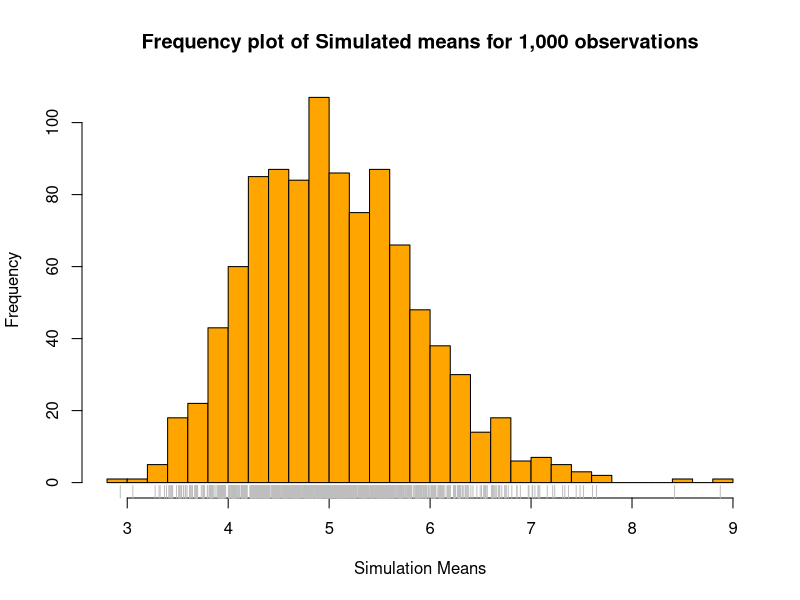
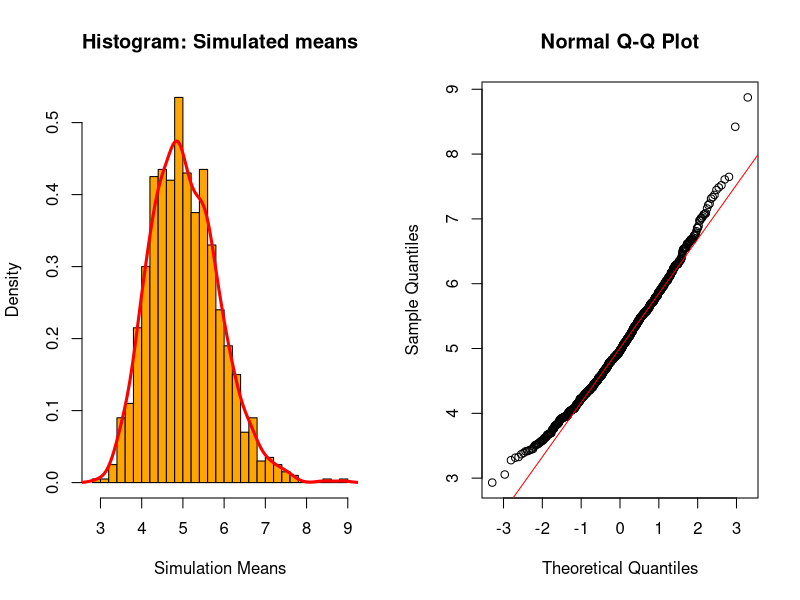

Write R code to recreate these figures, in order.
## ---- chunk 1
knitr::opts_chunk$set(echo = TRUE)
## ---- chunk 2
# Setting seed for reproducibility
set.seed(7815)
# Setting simulation parameters
n = 40
lambda = 0.2
simulations = 1000
# Generating 1,000 simulations
simulated_exp <- replicate(simulations, rexp(n, lambda))
# calculate columnar mean of exponentials
means_exp <- apply(simulated_exp, 2, mean)

# Visualizing the means using histogram and adding rugs to see finer density scatter
hist(means_exp, col = "orange", xlab = "Simulation Means", 
     main = "Frequency plot of Simulated means for 1,000 observations", breaks = 40)
rug(means_exp, col = "grey",lwd = 1)
## ---- chunk 3
(sample_mean <- mean(means_exp))        # Sample Mean
(theoretical_mean <- 1/lambda)          # Theoretical Mean
(delta_mean <- abs(sample_mean - theoretical_mean))     # Delta

## ---- chunk 4
(sample_var <- var(means_exp))          # Sample variance
(theoretical_var <- (1/lambda)^2/n)     # Theoretical variance
(delta_var <- abs(sample_var - theoretical_var))    # Delta
## ---- chunk 5
par(mfrow = c(1,2))
hist(means_exp, probability = TRUE, col = "orange", xlab = "Simulation Means", 
     main = "Histogram: Simulated means", breaks = 40)
lines(density(means_exp), lwd=3, col = "red")

qqnorm(means_exp, main="Normal Q-Q Plot", xlab="Theoretical Quantiles", ylab="Sample Quantiles")
qqline(means_exp, col="red")
